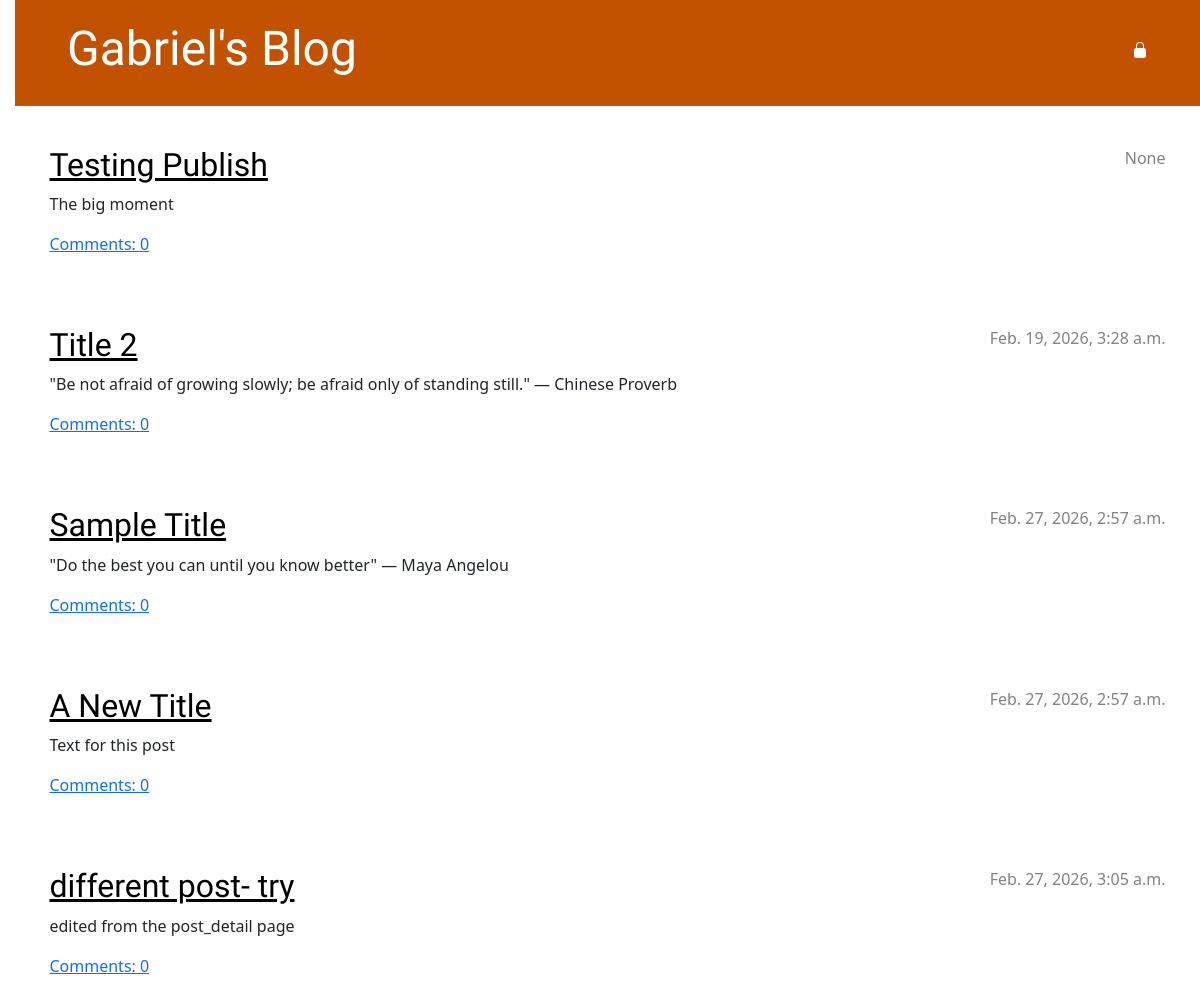
The page / on the database its author committed.
### blog/models.py (models this page shows, shortened)
class Post(models.Model):
    author = models.ForeignKey(settings.AUTH_USER_MODEL, on_delete=models.CASCADE)
    title = models.CharField(max_length=200)
    text = models.TextField()
    created_date = models.DateTimeField(default=timezone.now)
    published_date = models.DateTimeField(blank=True, null=True)
    def approved_comments(self):
        return self.comments.filter(approved_comment=True)

### blog/views.py (the view)
# urls.py: path('', views.post_list, name='post_list'),
def post_list(request):
    posts = Post.objects.all().order_by('published_date')
    return render(request, 'blog/post_list.html', {'posts': posts})

### blog/templates/blog/post_list.html
{% extends 'blog/base.html' %}
{% block content %}
    {% for post in posts %}
        <article class="post">
            <time class="date">{{ post.published_date }}</time>
            <h2><a href="{% url 'post_detail' pk=post.pk %}">{{ post.title }}</a></h2>
            <p>{{ post.text|linebreaksbr }}</p>
            <a href="{% url 'post_detail' pk=post.pk %}">Comments: {{ post.approved_comments.count }}</a>
        </article>
    {% endfor %}
{% endblock %}

### blog/static/css/blog.css (style rules this page uses)
h1 a, h2 a { color: #C25100; font-family: 'Lobster'; }
body { padding-left: 15px; }
h1, h2, h3, h4 { font-family: 'Lobster', cursive; }
.date { color: #828282; }
.post { margin-bottom: 70px; }
.post h2 a, .post h2 a:visited { color: #000000; }
.post > .date, .post > .actions { float: right; }

### rows shown on the page
Post: published_date "None", title "Testing Publish", text "The big moment", approved_comments.count "0"
Post: published_date "Feb. 19, 2026, 3:28 a.m.", title "Title 2", text "\"Be not afraid of growing slowly; be afraid only of standing still.\" — Chinese Proverb", approved_comments.count "0"
Post: published_date "Feb. 27, 2026, 2:57 a.m.", title "Sample Title", text "\"Do the best you can until you know better\" — Maya Angelou", approved_comments.count "0"
Post: published_date "Feb. 27, 2026, 2:57 a.m.", title "A New Title", text "Text for this post", approved_comments.count "0"
Post: published_date "Feb. 27, 2026, 3:05 a.m.", title "different post- try", text "edited from the post_detail page", approved_comments.count "0"
